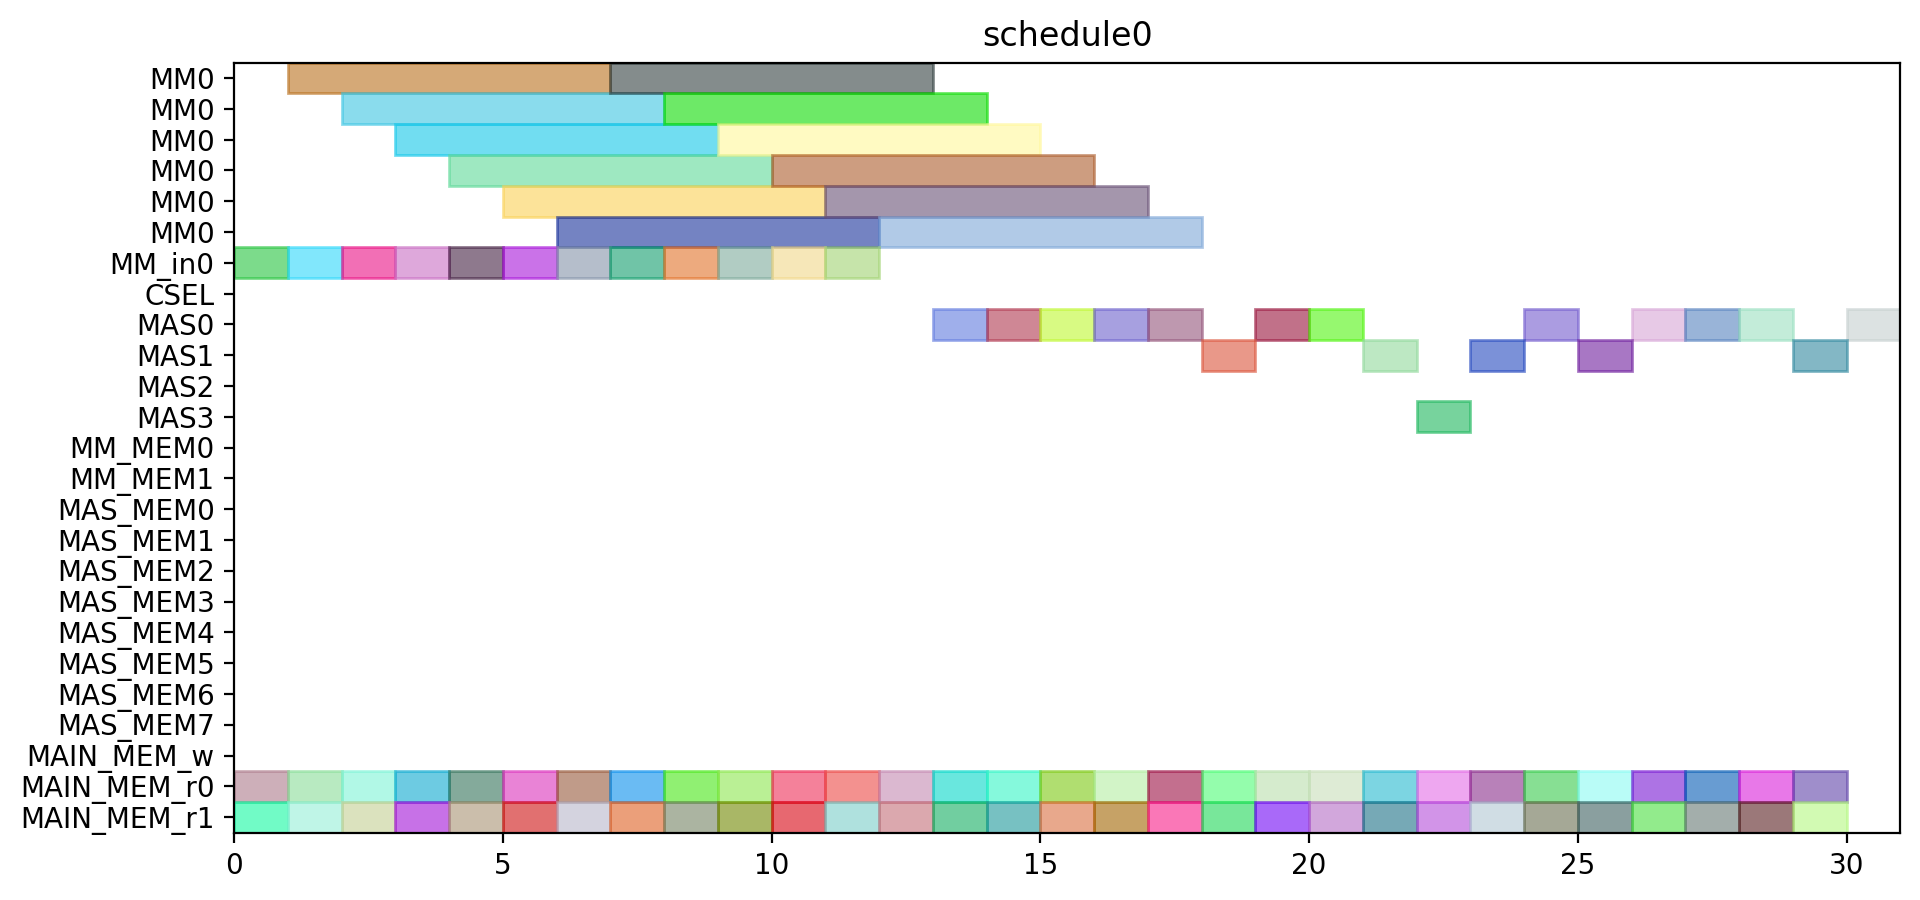

Write the Python code that produced this figure.
from pyschedule import Scenario, solvers, plotters, alt


def solve():
	horizon = 120
	S = Scenario("schedule0", horizon=horizon)

	# resource
	MM = S.Resources('MM', num=1, size=6)
	MM_in = S.Resources('MM_in', num=1)
	CSEL = S.Resource('CSEL')
	MAS = S.Resources('MAS', num=4, size=1, periods=range(1, horizon))
	MM_MEM = S.Resources('MM_MEM', num=2)
	MAS_MEM = S.Resources('MAS_MEM', num=8)
	MAIN_MEM_w = S.Resource('MAIN_MEM_w', size=1)
	MAIN_MEM_r = S.Resources('MAIN_MEM_r', num=2)

	# result of previous scheduling

	# new tasks
	c_t0_t0_t0 = S.Task('c_t0_t0_t0', length=6, delay_cost=1)
	c_t0_t0_t0 += alt(MM)
	c_t0_t0_t0_in = S.Task('c_t0_t0_t0_in', length=1, delay_cost=1)
	c_t0_t0_t0_in += alt(MM_in)
	S += c_t0_t0_t0_in*MM_in[0]<=c_t0_t0_t0*MM[0]
	c_t0_t0_t0_mem0 = S.Task('c_t0_t0_t0_mem0', length=1, delay_cost=1)
	c_t0_t0_t0_mem0 += MAIN_MEM_r[0]
	S += c_t0_t0_t0_mem0 <= c_t0_t0_t0

	c_t0_t0_t0_mem1 = S.Task('c_t0_t0_t0_mem1', length=1, delay_cost=1)
	c_t0_t0_t0_mem1 += MAIN_MEM_r[1]
	S += c_t0_t0_t0_mem1 <= c_t0_t0_t0

	c_t0_t0_t1 = S.Task('c_t0_t0_t1', length=6, delay_cost=1)
	c_t0_t0_t1 += alt(MM)
	c_t0_t0_t1_in = S.Task('c_t0_t0_t1_in', length=1, delay_cost=1)
	c_t0_t0_t1_in += alt(MM_in)
	S += c_t0_t0_t1_in*MM_in[0]<=c_t0_t0_t1*MM[0]
	c_t0_t0_t1_mem0 = S.Task('c_t0_t0_t1_mem0', length=1, delay_cost=1)
	c_t0_t0_t1_mem0 += MAIN_MEM_r[0]
	S += c_t0_t0_t1_mem0 <= c_t0_t0_t1

	c_t0_t0_t1_mem1 = S.Task('c_t0_t0_t1_mem1', length=1, delay_cost=1)
	c_t0_t0_t1_mem1 += MAIN_MEM_r[1]
	S += c_t0_t0_t1_mem1 <= c_t0_t0_t1

	c_t0_t0_t2 = S.Task('c_t0_t0_t2', length=1, delay_cost=1)
	c_t0_t0_t2 += alt(MAS)
	c_t0_t0_t2_mem0 = S.Task('c_t0_t0_t2_mem0', length=1, delay_cost=1)
	c_t0_t0_t2_mem0 += MAIN_MEM_r[0]
	S += c_t0_t0_t2_mem0 <= c_t0_t0_t2

	c_t0_t0_t2_mem1 = S.Task('c_t0_t0_t2_mem1', length=1, delay_cost=1)
	c_t0_t0_t2_mem1 += MAIN_MEM_r[1]
	S += c_t0_t0_t2_mem1 <= c_t0_t0_t2

	c_t0_t0_t3 = S.Task('c_t0_t0_t3', length=1, delay_cost=1)
	c_t0_t0_t3 += alt(MAS)
	c_t0_t0_t3_mem0 = S.Task('c_t0_t0_t3_mem0', length=1, delay_cost=1)
	c_t0_t0_t3_mem0 += MAIN_MEM_r[0]
	S += c_t0_t0_t3_mem0 <= c_t0_t0_t3

	c_t0_t0_t3_mem1 = S.Task('c_t0_t0_t3_mem1', length=1, delay_cost=1)
	c_t0_t0_t3_mem1 += MAIN_MEM_r[1]
	S += c_t0_t0_t3_mem1 <= c_t0_t0_t3

	c_t0_t1_t0 = S.Task('c_t0_t1_t0', length=6, delay_cost=1)
	c_t0_t1_t0 += alt(MM)
	c_t0_t1_t0_in = S.Task('c_t0_t1_t0_in', length=1, delay_cost=1)
	c_t0_t1_t0_in += alt(MM_in)
	S += c_t0_t1_t0_in*MM_in[0]<=c_t0_t1_t0*MM[0]
	c_t0_t1_t0_mem0 = S.Task('c_t0_t1_t0_mem0', length=1, delay_cost=1)
	c_t0_t1_t0_mem0 += MAIN_MEM_r[0]
	S += c_t0_t1_t0_mem0 <= c_t0_t1_t0

	c_t0_t1_t0_mem1 = S.Task('c_t0_t1_t0_mem1', length=1, delay_cost=1)
	c_t0_t1_t0_mem1 += MAIN_MEM_r[1]
	S += c_t0_t1_t0_mem1 <= c_t0_t1_t0

	c_t0_t1_t1 = S.Task('c_t0_t1_t1', length=6, delay_cost=1)
	c_t0_t1_t1 += alt(MM)
	c_t0_t1_t1_in = S.Task('c_t0_t1_t1_in', length=1, delay_cost=1)
	c_t0_t1_t1_in += alt(MM_in)
	S += c_t0_t1_t1_in*MM_in[0]<=c_t0_t1_t1*MM[0]
	c_t0_t1_t1_mem0 = S.Task('c_t0_t1_t1_mem0', length=1, delay_cost=1)
	c_t0_t1_t1_mem0 += MAIN_MEM_r[0]
	S += c_t0_t1_t1_mem0 <= c_t0_t1_t1

	c_t0_t1_t1_mem1 = S.Task('c_t0_t1_t1_mem1', length=1, delay_cost=1)
	c_t0_t1_t1_mem1 += MAIN_MEM_r[1]
	S += c_t0_t1_t1_mem1 <= c_t0_t1_t1

	c_t0_t1_t2 = S.Task('c_t0_t1_t2', length=1, delay_cost=1)
	c_t0_t1_t2 += alt(MAS)
	c_t0_t1_t2_mem0 = S.Task('c_t0_t1_t2_mem0', length=1, delay_cost=1)
	c_t0_t1_t2_mem0 += MAIN_MEM_r[0]
	S += c_t0_t1_t2_mem0 <= c_t0_t1_t2

	c_t0_t1_t2_mem1 = S.Task('c_t0_t1_t2_mem1', length=1, delay_cost=1)
	c_t0_t1_t2_mem1 += MAIN_MEM_r[1]
	S += c_t0_t1_t2_mem1 <= c_t0_t1_t2

	c_t0_t1_t3 = S.Task('c_t0_t1_t3', length=1, delay_cost=1)
	c_t0_t1_t3 += alt(MAS)
	c_t0_t1_t3_mem0 = S.Task('c_t0_t1_t3_mem0', length=1, delay_cost=1)
	c_t0_t1_t3_mem0 += MAIN_MEM_r[0]
	S += c_t0_t1_t3_mem0 <= c_t0_t1_t3

	c_t0_t1_t3_mem1 = S.Task('c_t0_t1_t3_mem1', length=1, delay_cost=1)
	c_t0_t1_t3_mem1 += MAIN_MEM_r[1]
	S += c_t0_t1_t3_mem1 <= c_t0_t1_t3

	c_t0_t20 = S.Task('c_t0_t20', length=1, delay_cost=1)
	c_t0_t20 += alt(MAS)
	c_t0_t20_mem0 = S.Task('c_t0_t20_mem0', length=1, delay_cost=1)
	c_t0_t20_mem0 += MAIN_MEM_r[0]
	S += c_t0_t20_mem0 <= c_t0_t20

	c_t0_t20_mem1 = S.Task('c_t0_t20_mem1', length=1, delay_cost=1)
	c_t0_t20_mem1 += MAIN_MEM_r[1]
	S += c_t0_t20_mem1 <= c_t0_t20

	c_t0_t21 = S.Task('c_t0_t21', length=1, delay_cost=1)
	c_t0_t21 += alt(MAS)
	c_t0_t21_mem0 = S.Task('c_t0_t21_mem0', length=1, delay_cost=1)
	c_t0_t21_mem0 += MAIN_MEM_r[0]
	S += c_t0_t21_mem0 <= c_t0_t21

	c_t0_t21_mem1 = S.Task('c_t0_t21_mem1', length=1, delay_cost=1)
	c_t0_t21_mem1 += MAIN_MEM_r[1]
	S += c_t0_t21_mem1 <= c_t0_t21

	c_t0_t30 = S.Task('c_t0_t30', length=1, delay_cost=1)
	c_t0_t30 += alt(MAS)
	c_t0_t30_mem0 = S.Task('c_t0_t30_mem0', length=1, delay_cost=1)
	c_t0_t30_mem0 += MAIN_MEM_r[0]
	S += c_t0_t30_mem0 <= c_t0_t30

	c_t0_t30_mem1 = S.Task('c_t0_t30_mem1', length=1, delay_cost=1)
	c_t0_t30_mem1 += MAIN_MEM_r[1]
	S += c_t0_t30_mem1 <= c_t0_t30

	c_t0_t31 = S.Task('c_t0_t31', length=1, delay_cost=1)
	c_t0_t31 += alt(MAS)
	c_t0_t31_mem0 = S.Task('c_t0_t31_mem0', length=1, delay_cost=1)
	c_t0_t31_mem0 += MAIN_MEM_r[0]
	S += c_t0_t31_mem0 <= c_t0_t31

	c_t0_t31_mem1 = S.Task('c_t0_t31_mem1', length=1, delay_cost=1)
	c_t0_t31_mem1 += MAIN_MEM_r[1]
	S += c_t0_t31_mem1 <= c_t0_t31

	c_t1_t0_t0 = S.Task('c_t1_t0_t0', length=6, delay_cost=1)
	c_t1_t0_t0 += alt(MM)
	c_t1_t0_t0_in = S.Task('c_t1_t0_t0_in', length=1, delay_cost=1)
	c_t1_t0_t0_in += alt(MM_in)
	S += c_t1_t0_t0_in*MM_in[0]<=c_t1_t0_t0*MM[0]
	c_t1_t0_t0_mem0 = S.Task('c_t1_t0_t0_mem0', length=1, delay_cost=1)
	c_t1_t0_t0_mem0 += MAIN_MEM_r[0]
	S += c_t1_t0_t0_mem0 <= c_t1_t0_t0

	c_t1_t0_t0_mem1 = S.Task('c_t1_t0_t0_mem1', length=1, delay_cost=1)
	c_t1_t0_t0_mem1 += MAIN_MEM_r[1]
	S += c_t1_t0_t0_mem1 <= c_t1_t0_t0

	c_t1_t0_t1 = S.Task('c_t1_t0_t1', length=6, delay_cost=1)
	c_t1_t0_t1 += alt(MM)
	c_t1_t0_t1_in = S.Task('c_t1_t0_t1_in', length=1, delay_cost=1)
	c_t1_t0_t1_in += alt(MM_in)
	S += c_t1_t0_t1_in*MM_in[0]<=c_t1_t0_t1*MM[0]
	c_t1_t0_t1_mem0 = S.Task('c_t1_t0_t1_mem0', length=1, delay_cost=1)
	c_t1_t0_t1_mem0 += MAIN_MEM_r[0]
	S += c_t1_t0_t1_mem0 <= c_t1_t0_t1

	c_t1_t0_t1_mem1 = S.Task('c_t1_t0_t1_mem1', length=1, delay_cost=1)
	c_t1_t0_t1_mem1 += MAIN_MEM_r[1]
	S += c_t1_t0_t1_mem1 <= c_t1_t0_t1

	c_t1_t0_t2 = S.Task('c_t1_t0_t2', length=1, delay_cost=1)
	c_t1_t0_t2 += alt(MAS)
	c_t1_t0_t2_mem0 = S.Task('c_t1_t0_t2_mem0', length=1, delay_cost=1)
	c_t1_t0_t2_mem0 += MAIN_MEM_r[0]
	S += c_t1_t0_t2_mem0 <= c_t1_t0_t2

	c_t1_t0_t2_mem1 = S.Task('c_t1_t0_t2_mem1', length=1, delay_cost=1)
	c_t1_t0_t2_mem1 += MAIN_MEM_r[1]
	S += c_t1_t0_t2_mem1 <= c_t1_t0_t2

	c_t1_t0_t3 = S.Task('c_t1_t0_t3', length=1, delay_cost=1)
	c_t1_t0_t3 += alt(MAS)
	c_t1_t0_t3_mem0 = S.Task('c_t1_t0_t3_mem0', length=1, delay_cost=1)
	c_t1_t0_t3_mem0 += MAIN_MEM_r[0]
	S += c_t1_t0_t3_mem0 <= c_t1_t0_t3

	c_t1_t0_t3_mem1 = S.Task('c_t1_t0_t3_mem1', length=1, delay_cost=1)
	c_t1_t0_t3_mem1 += MAIN_MEM_r[1]
	S += c_t1_t0_t3_mem1 <= c_t1_t0_t3

	c_t1_t1_t0 = S.Task('c_t1_t1_t0', length=6, delay_cost=1)
	c_t1_t1_t0 += alt(MM)
	c_t1_t1_t0_in = S.Task('c_t1_t1_t0_in', length=1, delay_cost=1)
	c_t1_t1_t0_in += alt(MM_in)
	S += c_t1_t1_t0_in*MM_in[0]<=c_t1_t1_t0*MM[0]
	c_t1_t1_t0_mem0 = S.Task('c_t1_t1_t0_mem0', length=1, delay_cost=1)
	c_t1_t1_t0_mem0 += MAIN_MEM_r[0]
	S += c_t1_t1_t0_mem0 <= c_t1_t1_t0

	c_t1_t1_t0_mem1 = S.Task('c_t1_t1_t0_mem1', length=1, delay_cost=1)
	c_t1_t1_t0_mem1 += MAIN_MEM_r[1]
	S += c_t1_t1_t0_mem1 <= c_t1_t1_t0

	c_t1_t1_t1 = S.Task('c_t1_t1_t1', length=6, delay_cost=1)
	c_t1_t1_t1 += alt(MM)
	c_t1_t1_t1_in = S.Task('c_t1_t1_t1_in', length=1, delay_cost=1)
	c_t1_t1_t1_in += alt(MM_in)
	S += c_t1_t1_t1_in*MM_in[0]<=c_t1_t1_t1*MM[0]
	c_t1_t1_t1_mem0 = S.Task('c_t1_t1_t1_mem0', length=1, delay_cost=1)
	c_t1_t1_t1_mem0 += MAIN_MEM_r[0]
	S += c_t1_t1_t1_mem0 <= c_t1_t1_t1

	c_t1_t1_t1_mem1 = S.Task('c_t1_t1_t1_mem1', length=1, delay_cost=1)
	c_t1_t1_t1_mem1 += MAIN_MEM_r[1]
	S += c_t1_t1_t1_mem1 <= c_t1_t1_t1

	c_t1_t1_t2 = S.Task('c_t1_t1_t2', length=1, delay_cost=1)
	c_t1_t1_t2 += alt(MAS)
	c_t1_t1_t2_mem0 = S.Task('c_t1_t1_t2_mem0', length=1, delay_cost=1)
	c_t1_t1_t2_mem0 += MAIN_MEM_r[0]
	S += c_t1_t1_t2_mem0 <= c_t1_t1_t2

	c_t1_t1_t2_mem1 = S.Task('c_t1_t1_t2_mem1', length=1, delay_cost=1)
	c_t1_t1_t2_mem1 += MAIN_MEM_r[1]
	S += c_t1_t1_t2_mem1 <= c_t1_t1_t2

	c_t1_t1_t3 = S.Task('c_t1_t1_t3', length=1, delay_cost=1)
	c_t1_t1_t3 += alt(MAS)
	c_t1_t1_t3_mem0 = S.Task('c_t1_t1_t3_mem0', length=1, delay_cost=1)
	c_t1_t1_t3_mem0 += MAIN_MEM_r[0]
	S += c_t1_t1_t3_mem0 <= c_t1_t1_t3

	c_t1_t1_t3_mem1 = S.Task('c_t1_t1_t3_mem1', length=1, delay_cost=1)
	c_t1_t1_t3_mem1 += MAIN_MEM_r[1]
	S += c_t1_t1_t3_mem1 <= c_t1_t1_t3

	c_t1_t20 = S.Task('c_t1_t20', length=1, delay_cost=1)
	c_t1_t20 += alt(MAS)
	c_t1_t20_mem0 = S.Task('c_t1_t20_mem0', length=1, delay_cost=1)
	c_t1_t20_mem0 += MAIN_MEM_r[0]
	S += c_t1_t20_mem0 <= c_t1_t20

	c_t1_t20_mem1 = S.Task('c_t1_t20_mem1', length=1, delay_cost=1)
	c_t1_t20_mem1 += MAIN_MEM_r[1]
	S += c_t1_t20_mem1 <= c_t1_t20

	c_t1_t21 = S.Task('c_t1_t21', length=1, delay_cost=1)
	c_t1_t21 += alt(MAS)
	c_t1_t21_mem0 = S.Task('c_t1_t21_mem0', length=1, delay_cost=1)
	c_t1_t21_mem0 += MAIN_MEM_r[0]
	S += c_t1_t21_mem0 <= c_t1_t21

	c_t1_t21_mem1 = S.Task('c_t1_t21_mem1', length=1, delay_cost=1)
	c_t1_t21_mem1 += MAIN_MEM_r[1]
	S += c_t1_t21_mem1 <= c_t1_t21

	c_t1_t30 = S.Task('c_t1_t30', length=1, delay_cost=1)
	c_t1_t30 += alt(MAS)
	c_t1_t30_mem0 = S.Task('c_t1_t30_mem0', length=1, delay_cost=1)
	c_t1_t30_mem0 += MAIN_MEM_r[0]
	S += c_t1_t30_mem0 <= c_t1_t30

	c_t1_t30_mem1 = S.Task('c_t1_t30_mem1', length=1, delay_cost=1)
	c_t1_t30_mem1 += MAIN_MEM_r[1]
	S += c_t1_t30_mem1 <= c_t1_t30

	c_t1_t31 = S.Task('c_t1_t31', length=1, delay_cost=1)
	c_t1_t31 += alt(MAS)
	c_t1_t31_mem0 = S.Task('c_t1_t31_mem0', length=1, delay_cost=1)
	c_t1_t31_mem0 += MAIN_MEM_r[0]
	S += c_t1_t31_mem0 <= c_t1_t31

	c_t1_t31_mem1 = S.Task('c_t1_t31_mem1', length=1, delay_cost=1)
	c_t1_t31_mem1 += MAIN_MEM_r[1]
	S += c_t1_t31_mem1 <= c_t1_t31

	c_t2_t0_t0 = S.Task('c_t2_t0_t0', length=6, delay_cost=1)
	c_t2_t0_t0 += alt(MM)
	c_t2_t0_t0_in = S.Task('c_t2_t0_t0_in', length=1, delay_cost=1)
	c_t2_t0_t0_in += alt(MM_in)
	S += c_t2_t0_t0_in*MM_in[0]<=c_t2_t0_t0*MM[0]
	c_t2_t0_t0_mem0 = S.Task('c_t2_t0_t0_mem0', length=1, delay_cost=1)
	c_t2_t0_t0_mem0 += MAIN_MEM_r[0]
	S += c_t2_t0_t0_mem0 <= c_t2_t0_t0

	c_t2_t0_t0_mem1 = S.Task('c_t2_t0_t0_mem1', length=1, delay_cost=1)
	c_t2_t0_t0_mem1 += MAIN_MEM_r[1]
	S += c_t2_t0_t0_mem1 <= c_t2_t0_t0

	c_t2_t0_t1 = S.Task('c_t2_t0_t1', length=6, delay_cost=1)
	c_t2_t0_t1 += alt(MM)
	c_t2_t0_t1_in = S.Task('c_t2_t0_t1_in', length=1, delay_cost=1)
	c_t2_t0_t1_in += alt(MM_in)
	S += c_t2_t0_t1_in*MM_in[0]<=c_t2_t0_t1*MM[0]
	c_t2_t0_t1_mem0 = S.Task('c_t2_t0_t1_mem0', length=1, delay_cost=1)
	c_t2_t0_t1_mem0 += MAIN_MEM_r[0]
	S += c_t2_t0_t1_mem0 <= c_t2_t0_t1

	c_t2_t0_t1_mem1 = S.Task('c_t2_t0_t1_mem1', length=1, delay_cost=1)
	c_t2_t0_t1_mem1 += MAIN_MEM_r[1]
	S += c_t2_t0_t1_mem1 <= c_t2_t0_t1

	c_t2_t0_t2 = S.Task('c_t2_t0_t2', length=1, delay_cost=1)
	c_t2_t0_t2 += alt(MAS)
	c_t2_t0_t2_mem0 = S.Task('c_t2_t0_t2_mem0', length=1, delay_cost=1)
	c_t2_t0_t2_mem0 += MAIN_MEM_r[0]
	S += c_t2_t0_t2_mem0 <= c_t2_t0_t2

	c_t2_t0_t2_mem1 = S.Task('c_t2_t0_t2_mem1', length=1, delay_cost=1)
	c_t2_t0_t2_mem1 += MAIN_MEM_r[1]
	S += c_t2_t0_t2_mem1 <= c_t2_t0_t2

	c_t2_t0_t3 = S.Task('c_t2_t0_t3', length=1, delay_cost=1)
	c_t2_t0_t3 += alt(MAS)
	c_t2_t0_t3_mem0 = S.Task('c_t2_t0_t3_mem0', length=1, delay_cost=1)
	c_t2_t0_t3_mem0 += MAIN_MEM_r[0]
	S += c_t2_t0_t3_mem0 <= c_t2_t0_t3

	c_t2_t0_t3_mem1 = S.Task('c_t2_t0_t3_mem1', length=1, delay_cost=1)
	c_t2_t0_t3_mem1 += MAIN_MEM_r[1]
	S += c_t2_t0_t3_mem1 <= c_t2_t0_t3

	c_t2_t1_t0 = S.Task('c_t2_t1_t0', length=6, delay_cost=1)
	c_t2_t1_t0 += alt(MM)
	c_t2_t1_t0_in = S.Task('c_t2_t1_t0_in', length=1, delay_cost=1)
	c_t2_t1_t0_in += alt(MM_in)
	S += c_t2_t1_t0_in*MM_in[0]<=c_t2_t1_t0*MM[0]
	c_t2_t1_t0_mem0 = S.Task('c_t2_t1_t0_mem0', length=1, delay_cost=1)
	c_t2_t1_t0_mem0 += MAIN_MEM_r[0]
	S += c_t2_t1_t0_mem0 <= c_t2_t1_t0

	c_t2_t1_t0_mem1 = S.Task('c_t2_t1_t0_mem1', length=1, delay_cost=1)
	c_t2_t1_t0_mem1 += MAIN_MEM_r[1]
	S += c_t2_t1_t0_mem1 <= c_t2_t1_t0

	c_t2_t1_t1 = S.Task('c_t2_t1_t1', length=6, delay_cost=1)
	c_t2_t1_t1 += alt(MM)
	c_t2_t1_t1_in = S.Task('c_t2_t1_t1_in', length=1, delay_cost=1)
	c_t2_t1_t1_in += alt(MM_in)
	S += c_t2_t1_t1_in*MM_in[0]<=c_t2_t1_t1*MM[0]
	c_t2_t1_t1_mem0 = S.Task('c_t2_t1_t1_mem0', length=1, delay_cost=1)
	c_t2_t1_t1_mem0 += MAIN_MEM_r[0]
	S += c_t2_t1_t1_mem0 <= c_t2_t1_t1

	c_t2_t1_t1_mem1 = S.Task('c_t2_t1_t1_mem1', length=1, delay_cost=1)
	c_t2_t1_t1_mem1 += MAIN_MEM_r[1]
	S += c_t2_t1_t1_mem1 <= c_t2_t1_t1

	solvers.mip.solve(S,msg=1,kind='CPLEX',ratio_gap=1.01)

	solution = [['hoge']*len(S.solution()[1]) for i in range(len(S.solution()))]
	for i in range(len(S.solution())):
		for j in range(len(S.solution()[i])):
			solution[i][j]=str(S.solution()[i][j])
	print(solution)

	cycles = int(solution[-1][3])

	pic_file_name = "/home/mfukuda/ABE/multiRAM_multiMAS_16mux/scheduling_result/stage6MM1_stage1MAS4/MUL/schedule0.png"
	if(S.solution() != []):
		plotters.matplotlib.plot(S,img_filename=pic_file_name, show_task_labels=False, fig_size=(cycles*0.25+3, 5))

	return solution
